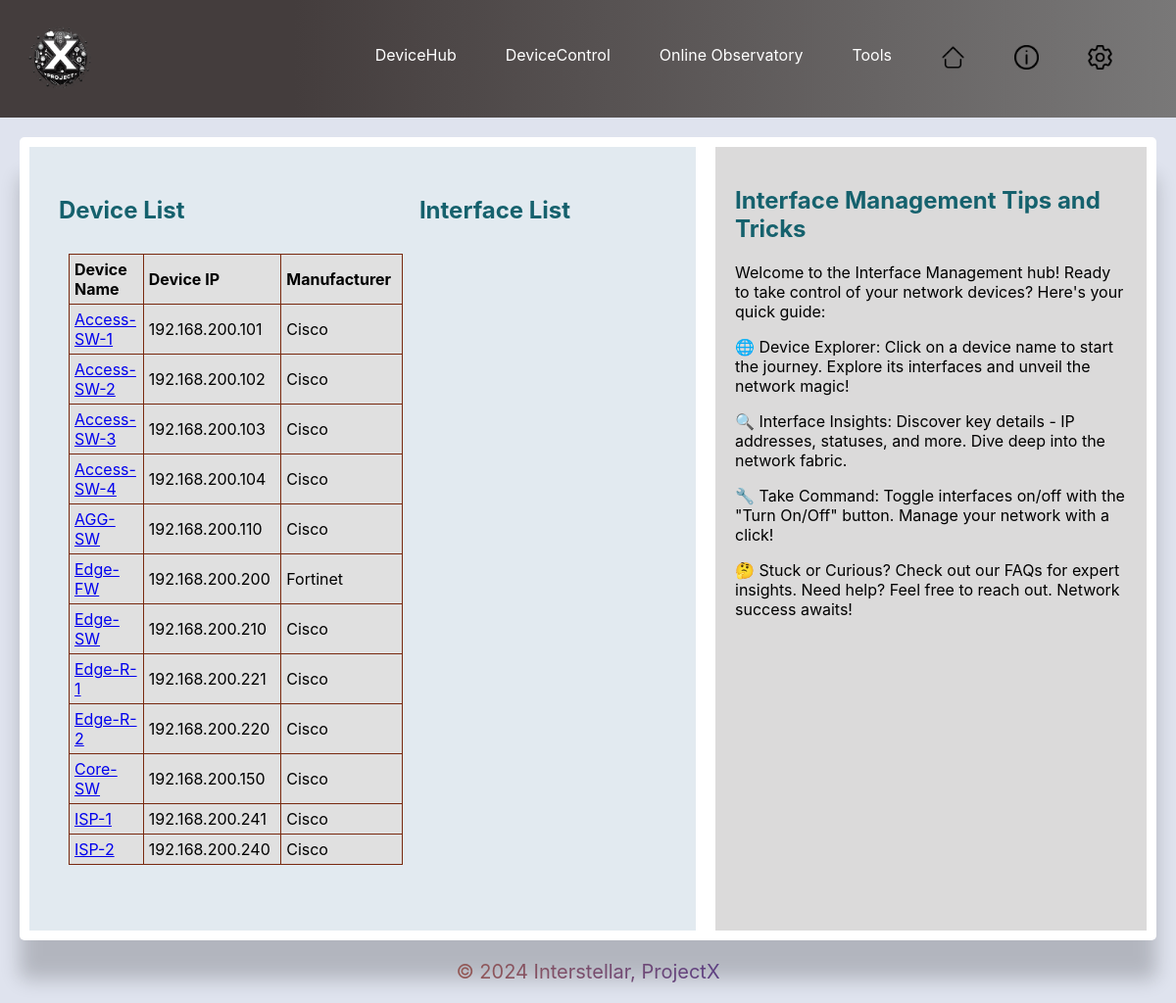
Page /devicecontrol/interface-mng/ on the committed database.
### deviceHub/models.py (models this page shows, shortened)
class Device(models.Model):
    device_name = models.CharField(max_length=255)
    ip_address = models.GenericIPAddressField()
    device_type = models.CharField(max_length=255)
    manufacturer = models.CharField(max_length=255, blank=True, null=True)
    model = models.CharField(max_length=255, blank=True, null=True)
    location = models.CharField(max_length=255, blank=True, null=True)
    rack_loc = models.CharField(max_length=255, blank=True, null=True)

### deviceControl/views.py (the view)
# urls.py: path('interface-mng/', views.device_data, name='device_data'),
def device_data(request):
    devices = Device.objects.all().values_list( 'device_name', 'ip_address', 'manufacturer', 'device_type')
    context = {'devices': devices}
    return render(request, 'interface_mng.html', context)

### templates/interface_mng.html (shortened to what this page needs)
{% extends 'base.html' %}
    {% load static %}
{% block content %}
<div class="interface-container">
    <div class="device_list_class">
        <h2>Device List</h2>
        <table>
            <thead>
                <tr>
                    <th>Device Name</th>
                    <th>Device IP</th>
                    <th>Manufacturer</th>
                </tr>
            </thead>
            <tbody>
                {% for device in devices %}
                {% if device.2 == 'Cisco' or device.2 == 'Fortinet' %}
                <tr>
                    <td><a href="#" class="device-name" data-device-name="{{device.0}}" data-device-ip="{{ device.1 }}"
                            data-device-manufacturer="{{ device.2}}">{{ device.0 }}</a></td>
                    <td>{{ device.1 }}</td>
                    <td>{{ device.2 }}</td>
                </tr>
                {% endif %}
                {% empty %}
                <tr>
                    <td colspan="2">No devices found.</td>
                </tr>
                {% endfor %}
            </tbody>
        </table>
    </div>
    <div class="inter_list_class">
        <h2 id="selected-device-info">Interface List</h2>
    </div>
</div>
{% endblock %}
{% block help %}
<h2>Interface Management Tips and Tricks</h2>
<div>
    <p>Welcome to the Interface Management hub! Ready to take control of your network devices? Here's your quick guide:
    </p>
    <p>🌐 Device Explorer: Click on a device name to start the journey. Explore its interfaces and unveil the network
        magic!</p>
    <p>🔍 Interface Insights: Discover key details - IP addresses, statuses, and more. Dive deep into the network
        fabric.</p>
    <p>🔧 Take Command: Toggle interfaces on/off with the "Turn On/Off" button. Manage your network with a click!</p>
    <p>🤔 Stuck or Curious? Check out our FAQs for expert insights. Need help? Feel free to reach out. Network success
        awaits!</p>
</div>
{% endblock %}

### static/css/base.css (style rules this page uses)
:root { --font-family-sans-serif: -apple-system, BlinkMacSystemFont, "Segoe UI", Roboto, "Helvetica Neue", Arial, "Noto Sans", sans-serif, "Apple Color Emoji", "Segoe UI Emoji", "Segoe UI Symbol", "Noto Color Emoji"; --font-family-monospace: SFMono-Regular, Menlo, Monaco, Consolas, "Liberation Mono", "Courier New", monospace; }
html { font-family: sans-serif; }
body { font-family: sans-serif; margin: 0; padding: 0; font-family: -apple-system, BlinkMacSystemFont, "Segoe UI", Roboto, "Helvetica Neue", Arial, "Noto Sans", sans-serif, "Apple Color Emoji", "Segoe UI Emoji", "Segoe UI Symbol", "Noto Color Emoji"; background-color: #dfe3ee; background-size: cover; }
table { width: 98%; border-collapse: collapse; color: #000; background-color: #e0e0e0; border: 1px solid #141413; border-radius: 5px; margin: 10px; }
th:nth-child(1), td:nth-child(1) { width: 5%; }
th:nth-child(2), td:nth-child(2) { width: 15%; }
th:nth-child(3), td:nth-child(3) { width: 16%; }
th, td { padding: 5px; text-align: left; border: 1px solid #78290f; }
.interface-container { display: flex; justify-content: space-around; padding: 20px; flex: 1; }
.device_list_class, .inter_list_class { padding: 10px; flex: 1; display: flex; flex-direction: column; }
.about-container h1, h2 { color: #15616d; z-index: 1; }

### rows in the picture
Device: device_name "Access-SW-1", ip_address "192.168.200.101", manufacturer "Cisco"
Device: device_name "Access-SW-2", ip_address "192.168.200.102", manufacturer "Cisco"
Device: device_name "Access-SW-3", ip_address "192.168.200.103", manufacturer "Cisco"
Device: device_name "Access-SW-4", ip_address "192.168.200.104", manufacturer "Cisco"
Device: device_name "AGG-SW", ip_address "192.168.200.110", manufacturer "Cisco"
Device: device_name "Edge-FW", ip_address "192.168.200.200", manufacturer "Fortinet"
Device: device_name "Edge-SW", ip_address "192.168.200.210", manufacturer "Cisco"
Device: device_name "Edge-R-1", ip_address "192.168.200.221", manufacturer "Cisco"
Device: device_name "Edge-R-2", ip_address "192.168.200.220", manufacturer "Cisco"
Device: device_name "Core-SW", ip_address "192.168.200.150", manufacturer "Cisco"
Device: device_name "ISP-1", ip_address "192.168.200.241", manufacturer "Cisco"
Device: device_name "ISP-2", ip_address "192.168.200.240", manufacturer "Cisco"
